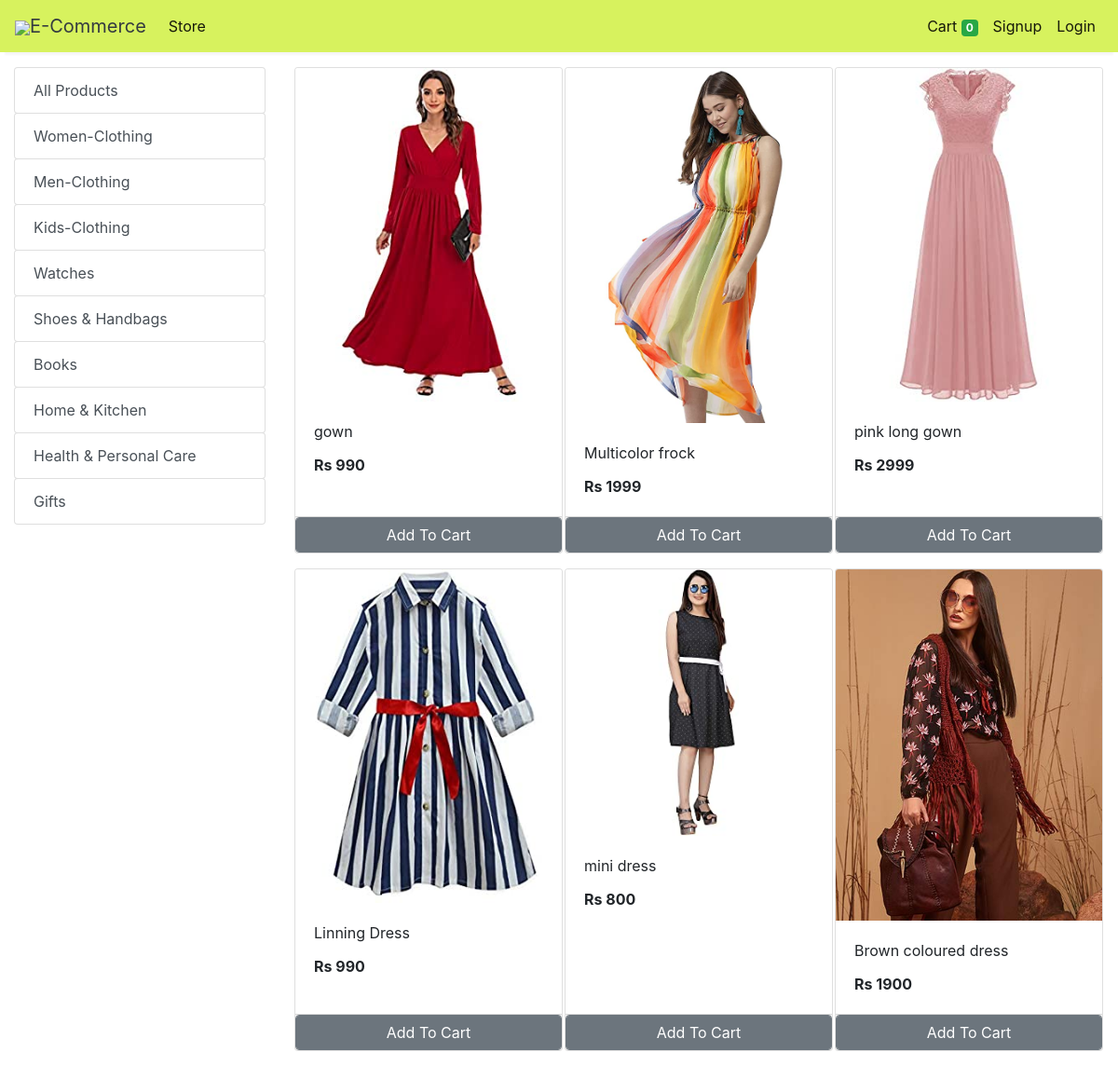
Screenshot of /store?category=22 with the database file from the repository.
### store/models/category.py (models this page shows, shortened)
class Category(models.Model):
    name= models.CharField(max_length=50)
    @staticmethod
    def get_all_categories():
        return Category.objects.all()

### store/models/product.py (models this page shows, shortened)
class Products(models.Model):
    name = models.CharField(max_length=60)
    price= models.IntegerField(default=0)
    category= models.ForeignKey(Category,on_delete=models.CASCADE,default=1 )
    description= models.CharField(max_length=250, default='', blank=True, null= True)
    image= models.ImageField(upload_to='uploads/products/')
    @staticmethod
    def get_all_products_by_categoryid(category_id):
        if category_id:
            return Products.objects.filter (category=category_id)
        else:
            return Products.get_all_products();

### store/views/home.py (the view)
# urls.py: path('' , include('store.urls'))
def store(request):
    cart = request.session.get('cart')
    if not cart:
        request.session['cart'] = {}
    products = None
    categories = Category.get_all_categories()
    categoryID = request.GET.get('category')
    if categoryID:
        products = Products.get_all_products_by_categoryid(categoryID)
    else:
        products = Products.get_all_products();
    data = {}
    data['products'] = products
    data['categories'] = categories
    print('you are : ', request.session.get('email'))
    return render(request, 'index.html', data)

### store/templatetags/cart.py (called while the page is built)
@register.filter (name='is_in_cart')
def is_in_cart(product, cart):
    keys = cart.keys ()
    for id in keys:
        if int (id) == product.id:
            return True
    return False;

### store/templatetags/custom_filter.py (called while the page is built)
@register.filter(name='currency')
def currency(number):
    return "Rs "+str(number)

### store/templates/index.html (shortened to what this page needs)
{% extends 'base.html' %}
{% block content %}
{% load cart %}
{% load custom_filter %}
<div class="container-fluid mt-3">
	<div class="row">
		<div class="col-lg-3 mx-auto">
			<div class="list-group">
				<a href="/" class="list-group-item list-group-item-action btn btn-outline-success">All Products</a>
				{% for category in categories %}
				<a href="/?category={{category.id}}"
					class="list-group-item list-group-item-action btn btn-outline-success ">{{category.name}}</a>
				{% endfor %}
			</div>
		</div>
		<div id='products' class="col-lg-9 mx-auto">
			<div class="row mx-auto">
				{% for product in products %}
				<div class="card mx-auto mb-3" id={{product.id}} style="width: 18rem;">
					<img class="card-img-top" src="{{product.image.url}}" alt="Card image cap">
					<div class="card-body">
						<p class="card-title">{{product.name}}</p>
						<p class="card-text"><b>{{product.price|currency}}</b></p>
					</div>
					<div class="card-footer p-0 no-gutters">
						{% if product|is_in_cart:request.session.cart %}
						<div class="row no-gutters">
							<form action="/#{{product.id}}" class="col-2 " method="post">
								{% csrf_token %}
								<input hidden type="text" name='product' value='{{product.id}}'>
								<input hidden type="text" name='remove' value='True'>
								<input type="submit" value=" - " class="btn btn-block btn-secondary border-right">
							</form>
							<div class="text-center col btn btn-secondary">{{product|cart_quantity:request.session.cart}} in Cart</div>
							<form action="/#{{product.id}}" class="col-2 " method="post">
								{% csrf_token %}
								<input hidden type="text" name='product' value='{{product.id}}'>
								<input type="submit" value=" + " class="btn btn-block btn-secondary border-left">
							</form>
						</div>
						{% else %}
						<form action="/#{{product.id}}" method="POST" class="btn-block">
							<input type="submit" class="float-right btn btn-secondary form-control"
								value="Add To Cart">
						</form>
						{% endif %}
					</div>
				</div>
				{% endfor %}
			</div>
		</div>
	</div>
</div>
{% endblock %}

### rows the page displays
Category: name "Women-Clothing"
Category: name "Men-Clothing"
Category: name "Kids-Clothing"
Category: name "Watches"
Category: name "Shoes & Handbags"
Category: name "Books"
Category: name "Home & Kitchen"
Category: name "Health & Personal Care"
Category: name "Gifts"
Products: image (picture), name "gown", price "Rs 990"
Products: image (picture), name "Multicolor frock", price "Rs 1999"
Products: image (picture), name "pink long gown", price "Rs 2999"
Products: image (picture), name "Linning Dress", price "Rs 990"
Products: image (picture), name "mini dress", price "Rs 800"
Products: image (picture), name "Brown coloured dress", price "Rs 1900"

### other values shown
{{ request.session.cart.keys|length }} "0"
